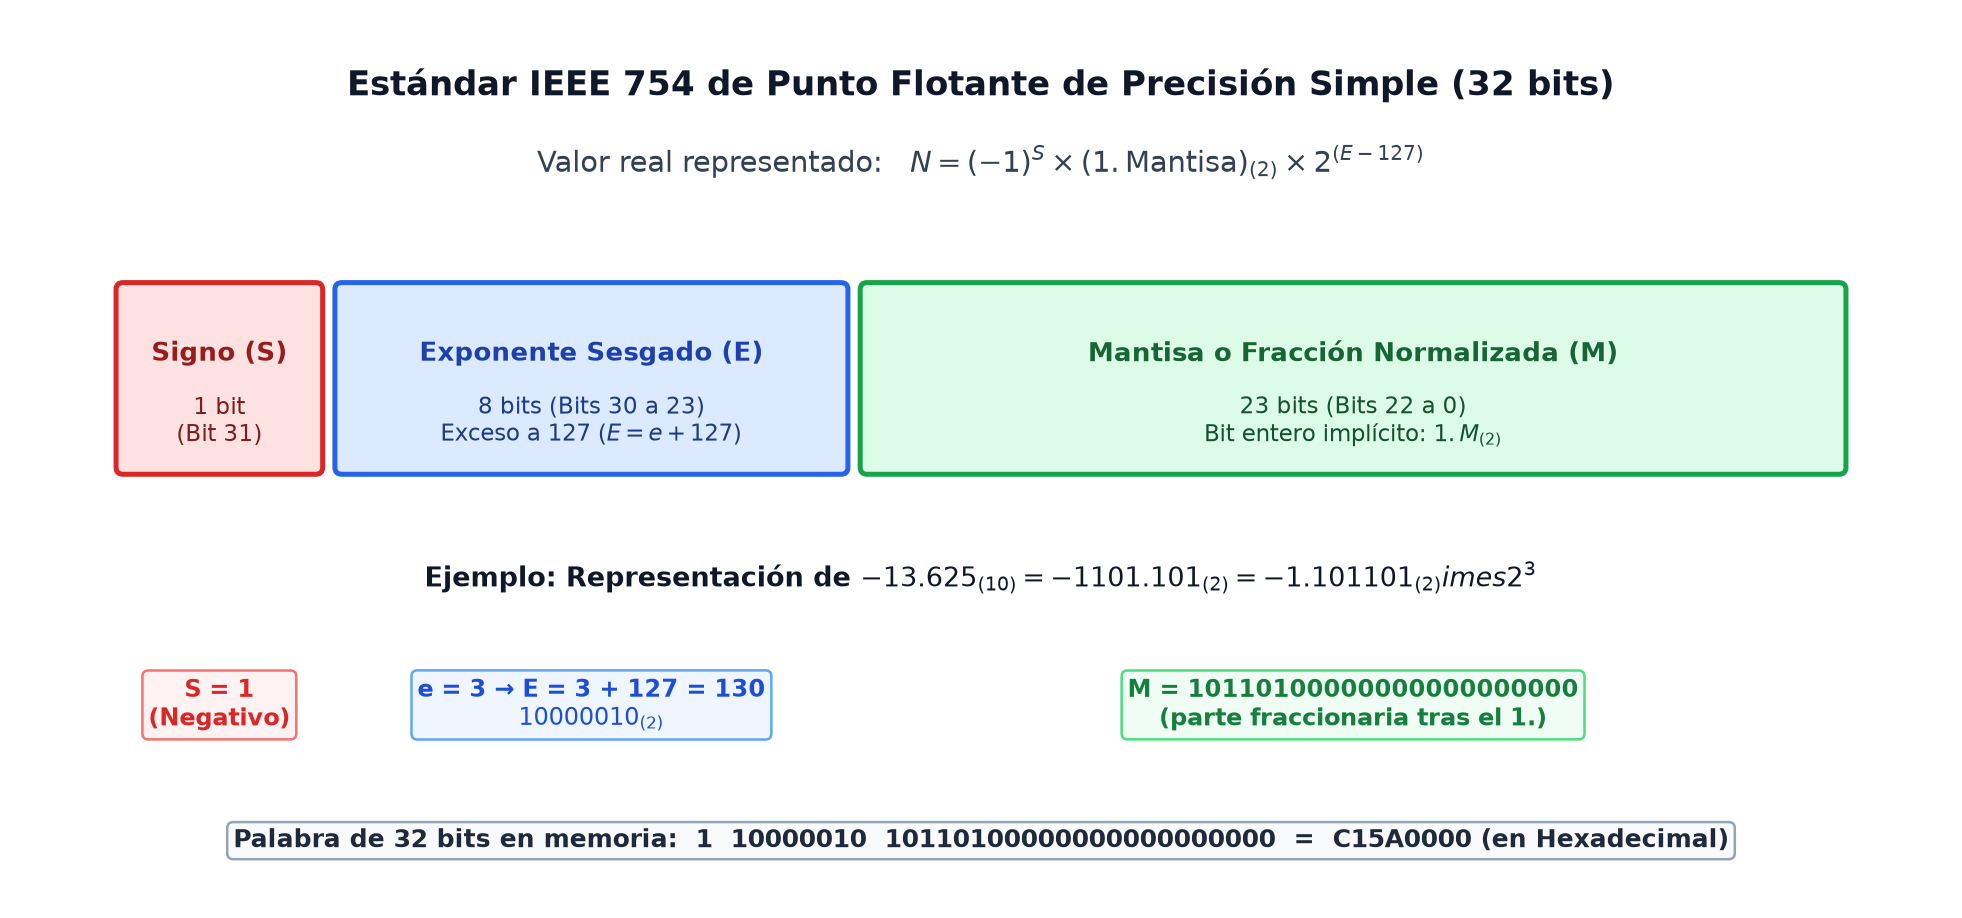

The script that saved this image:
import os
import matplotlib.pyplot as plt
import matplotlib.patches as patches

def main():
    fig, ax = plt.subplots(figsize=(11, 5.2), dpi=180)
    ax.set_xlim(0, 11)
    ax.set_ylim(0, 5.2)
    ax.axis('off')

    ax.text(5.5, 4.8, "Estándar IEEE 754 de Punto Flotante de Precisión Simple (32 bits)",
            ha='center', va='center', fontsize=13.5, fontweight='bold', color='#0f172a')
    ax.text(5.5, 4.35, r"Valor real representado:   $N = (-1)^{S} \times (1.\text{Mantisa})_{(2)} \times 2^{(E - 127)}$",
            ha='center', va='center', fontsize=11.5, color='#334155')

    # Sign box (1 bit)
    s_rect = patches.FancyBboxPatch((0.6, 2.55), 1.1, 1.05, boxstyle="round,pad=0.04",
                                    facecolor="#fee2e2", edgecolor="#dc2626", linewidth=2)
    ax.add_patch(s_rect)
    ax.text(1.15, 3.22, "Signo (S)", ha='center', va='center', fontsize=10.5, fontweight='bold', color='#991b1b')
    ax.text(1.15, 2.82, "1 bit\n(Bit 31)", ha='center', va='center', fontsize=9, color='#7f1d1d')

    # Exponent box (8 bits)
    e_rect = patches.FancyBboxPatch((1.85, 2.55), 2.85, 1.05, boxstyle="round,pad=0.04",
                                    facecolor="#dbeafe", edgecolor="#2563eb", linewidth=2)
    ax.add_patch(e_rect)
    ax.text(3.275, 3.22, "Exponente Sesgado (E)", ha='center', va='center', fontsize=10.5, fontweight='bold', color='#1e40af')
    ax.text(3.275, 2.82, "8 bits (Bits 30 a 23)\nExceso a 127 ($E = e + 127$)", ha='center', va='center', fontsize=9, color='#1e3a8a')

    # Mantissa box (23 bits)
    m_rect = patches.FancyBboxPatch((4.85, 2.55), 5.55, 1.05, boxstyle="round,pad=0.04",
                                    facecolor="#dcfce7", edgecolor="#16a34a", linewidth=2)
    ax.add_patch(m_rect)
    ax.text(7.625, 3.22, "Mantisa o Fracción Normalizada (M)", ha='center', va='center', fontsize=10.5, fontweight='bold', color='#166534')
    ax.text(7.625, 2.82, "23 bits (Bits 22 a 0)\nBit entero implícito: $1.M_{(2)}$", ha='center', va='center', fontsize=9, color='#14532d')

    # Concrete Example at the bottom: -13.625
    ax.text(5.5, 1.9, "Ejemplo: Representación de $-13.625_{(10)} = -1101.101_{(2)} = -1.101101_{(2)} \times 2^{3}$",
            ha='center', va='center', fontsize=10.8, fontweight='bold', color='#0f172a')

    # Values for -13.625
    ax.text(1.15, 1.15, "S = 1\n(Negativo)", ha='center', va='center', fontsize=9.5, fontweight='bold', color='#dc2626',
            bbox=dict(boxstyle='round,pad=0.25', facecolor='#fef2f2', edgecolor='#f87171'))
    ax.text(3.275, 1.15, "e = 3 → E = 3 + 127 = 130\n$10000010_{(2)}$", ha='center', va='center', fontsize=9.5, fontweight='bold', color='#1d4ed8',
            bbox=dict(boxstyle='round,pad=0.25', facecolor='#eff6ff', edgecolor='#60a5fa'))
    ax.text(7.625, 1.15, "M = 10110100000000000000000\n(parte fraccionaria tras el 1.)", ha='center', va='center', fontsize=9.5, fontweight='bold', color='#15803d',
            bbox=dict(boxstyle='round,pad=0.25', facecolor='#f0fdf4', edgecolor='#4ade80'))

    ax.text(5.5, 0.35, "Palabra de 32 bits en memoria:  1  10000010  10110100000000000000000  =  C15A0000 (en Hexadecimal)",
            ha='center', va='center', fontsize=9.8, fontweight='bold', color='#1e293b',
            bbox=dict(boxstyle='round,pad=0.25', facecolor='#f8fafc', edgecolor='#94a3b8'))

    plt.tight_layout()
    out_path = os.path.join(os.path.dirname(os.path.abspath(__file__)), "formato-ieee-754-punto-flotante.png")
    plt.savefig(out_path, dpi=180, bbox_inches='tight', facecolor='white')
    plt.close()

if __name__ == "__main__":
    main()
